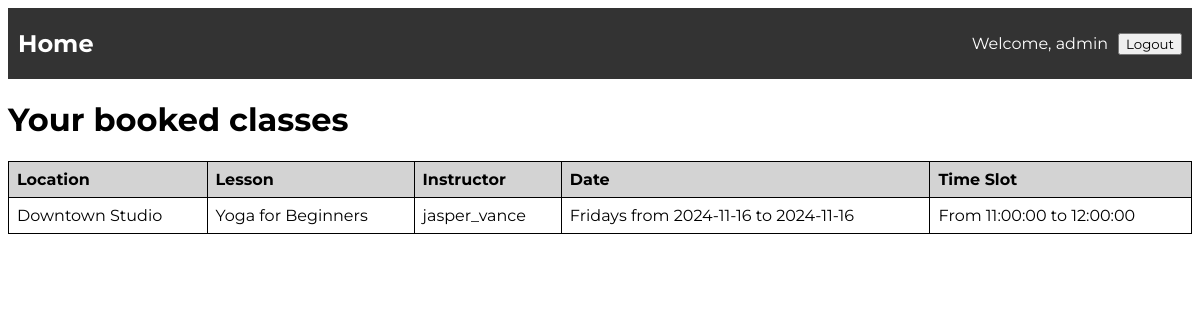
/client_account (signed in), run on the app's committed database.
### models/models.py (models this page shows, shortened)
class Booking(db.Model):
    __tablename__ = 'bookings'
    booking_id = db.Column(db.Integer, primary_key=True, autoincrement=True)
    status = db.Column(db.Enum(BookingStatus), default=BookingStatus.BOOKED)
    client_id = db.Column(db.Integer, db.ForeignKey('clients.client_id', name='fk_client_id'), nullable=False)
    offering_id = db.Column(db.Integer, db.ForeignKey('offerings.offering_id', name='fk_offering_id'), nullable=False)
    client = db.relationship('Client', backref=db.backref('bookings', lazy=True))
    offering = db.relationship('Offering', backref=db.backref('bookings', lazy=True))

class Location(db.Model):
    __tablename__ = 'locations'
    location_id = db.Column(db.Integer, primary_key=True, autoincrement=True)
    name = db.Column(db.String(128), nullable=False)
    city = db.Column(db.String(128), nullable=False)
    address = db.Column(db.String(255), nullable=False)

class Lesson(db.Model):
    __tablename__ = 'lessons'
    lesson_id = db.Column(db.Integer, primary_key=True, autoincrement=True)
    name = db.Column(db.String(100), nullable=False, unique=True)
    lesson_type = db.Column(db.String(50), nullable=False)
    description = db.Column(db.String(255), nullable=False)
    capacity = db.Column(db.Integer, nullable=False)
    offerings = db.relationship('Offering', backref='lesson', lazy=True)
    lesson_time_slots = db.relationship('TimeSlot', back_populates='lesson', lazy=True)
    is_available = db.Column(db.Boolean, default=True)
    location_id = db.Column(db.Integer, db.ForeignKey('locations.location_id', name='fk_location_id'), nullable=True)
    location = db.relationship('Location', backref=db.backref('lessons', lazy=True))

class Instructor(db.Model):
    __tablename__ = 'instructors'
    instructor_id = db.Column(db.Integer, primary_key=True, autoincrement=True)
    name = db.Column(db.Text, nullable=False)
    age = db.Column(db.Integer, nullable=False)
    username = db.Column(db.String(128), unique=True, nullable=False)
    specialization = db.Column(db.String(128))
    phone = db.Column(db.String(128), nullable=False)
    password_hash = db.Column(db.String(128), nullable=False)

class TimeSlot(db.Model):
    __tablename__ = 'time_slots'
    id = db.Column(db.Integer, primary_key=True)
    start_time = db.Column(db.String(50), nullable=False)
    end_time = db.Column(db.String(50), nullable=False)
    is_available = db.Column(db.Boolean, default=True, nullable=False)
    lesson_id = db.Column(db.Integer, db.ForeignKey('lessons.lesson_id', name='fk_lesson_id'), nullable=False)
    lesson = db.relationship('Lesson', back_populates='lesson_time_slots', lazy=True)
    day_of_week = db.Column(db.String(50), nullable=False)
    def display_date(self):
        start_date = self.start_time.split(" ")[0]
        end_date = self.end_time.split(" ")[0]
        return f"{self.day_of_week}s from {start_date} to {end_date}"
    def display_time(self):
        start_hour = self.start_time.split(" ")[1]
        end_hour = self.end_time.split(" ")[1]
        return f"From {start_hour} to {end_hour}"

### main.py (the view)
@app.route('/client_account')
def client_account():
    client_id = session.get("currentAccount")["client_id"]
    booked_classes = db.session.query(Booking).filter(Booking.client_id == client_id).all()
    return render_template('client_account.html', classes_taken=booked_classes)

### templates/client_account.html
{% include 'header.html' %}
    <h1>Your booked classes</h1>
    <table>
        <thead>
            <tr>
                <th>Location</th>
                <th>Lesson</th>
                <th>Instructor</th>
                <th>Date</th>
                <th>Time Slot</th>
            </tr>
        </thead>
        <tbody>
            {% for class in classes_taken %}
            <tr>
                <td>{{ class.offering.lesson.location.name }}</td>
                <td>{{ class.offering.lesson.name }}</td>
                <td>{{ class.offering.instructor.username}}</td>
                <td>{{ class.offering.schedule.time_slot.display_date() }}</td>
                <td>{{ class.offering.schedule.time_slot.display_time() }}</td>
            </tr>
            {% endfor %}
        </tbody>
    </table>
</body>
</html>

### static/style.css (style rules this page uses)
* { font-family: "Montserrat", sans-serif; }
table { width: 100%; border-collapse: collapse; }
th, td { border: 1px solid black; padding: 8px; text-align: left; }
th { background-color:lightgray; }

### data on the page
Booking: offering.lesson.location.name "Downtown Studio", offering.lesson.name "Yoga for Beginners", offering.instructor.username "jasper_vance", offering.schedule.time_slot.display_date "Fridays from 2024-11-16 to 2024-11-16", offering.schedule.time_slot.display_time "From 11:00:00 to 12:00:00"

### other printed values
{{ session['currentAccount']['username'] }} "admin"
